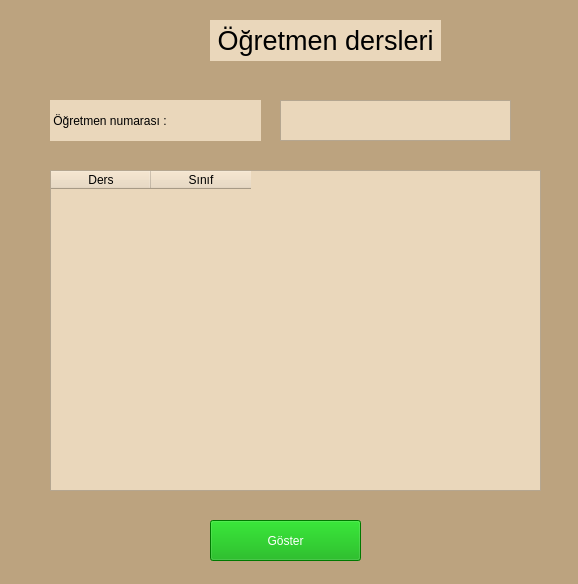
<?xml version="1.0" encoding="UTF-8"?>
<ui version="4.0">
 <class>ogretmenDersleri</class>
 <widget class="QMainWindow" name="ogretmenDersleri">
  <property name="geometry">
   <rect>
    <x>0</x>
    <y>0</y>
    <width>578</width>
    <height>584</height>
   </rect>
  </property>
  <property name="windowTitle">
   <string>Öğretmen derslerini</string>
  </property>
  <widget class="QWidget" name="centralwidget">
   <widget class="QWidget" name="widget" native="true">
    <property name="geometry">
     <rect>
      <x>0</x>
      <y>0</y>
      <width>921</width>
      <height>611</height>
     </rect>
    </property>
    <property name="styleSheet">
     <string notr="true">background-color: rgb(188, 163, 127);</string>
    </property>
    <widget class="QLabel" name="label">
     <property name="geometry">
      <rect>
       <x>50</x>
       <y>100</y>
       <width>211</width>
       <height>41</height>
      </rect>
     </property>
     <property name="styleSheet">
      <string notr="true">background-color: rgb(234, 215, 187);
font: 75 16pt &quot;MS Shell Dlg 2&quot;;</string>
     </property>
     <property name="text">
      <string> Öğretmen numarası :</string>
     </property>
    </widget>
    <widget class="QPlainTextEdit" name="teacher_number_text">
     <property name="geometry">
      <rect>
       <x>280</x>
       <y>100</y>
       <width>231</width>
       <height>41</height>
      </rect>
     </property>
     <property name="styleSheet">
      <string notr="true">font: 75 14pt &quot;MS Shell Dlg 2&quot;;
background-color: rgb(234, 215, 187);</string>
     </property>
    </widget>
    <widget class="QPushButton" name="gosterbtn">
     <property name="geometry">
      <rect>
       <x>210</x>
       <y>520</y>
       <width>151</width>
       <height>41</height>
      </rect>
     </property>
     <property name="styleSheet">
      <string notr="true">background-color: rgb(0, 170, 0);
font: 75 16pt &quot;MS Shell Dlg 2&quot;;
color: rgb(255, 255, 255);</string>
     </property>
     <property name="text">
      <string>Göster</string>
     </property>
    </widget>
    <widget class="QTableWidget" name="teacherDersTable">
     <property name="geometry">
      <rect>
       <x>50</x>
       <y>170</y>
       <width>491</width>
       <height>321</height>
      </rect>
     </property>
     <property name="styleSheet">
      <string notr="true">font: 75 18pt &quot;MS Shell Dlg 2&quot;;
background-color: rgb(234, 215, 187);</string>
     </property>
     <column>
      <property name="text">
       <string>Ders</string>
      </property>
     </column>
     <column>
      <property name="text">
       <string>Sınıf</string>
      </property>
     </column>
    </widget>
    <widget class="QLabel" name="label_2">
     <property name="geometry">
      <rect>
       <x>210</x>
       <y>20</y>
       <width>231</width>
       <height>41</height>
      </rect>
     </property>
     <property name="font">
      <font>
       <family>MS Shell Dlg 2</family>
       <pointsize>20</pointsize>
       <weight>9</weight>
       <italic>false</italic>
       <bold>false</bold>
      </font>
     </property>
     <property name="styleSheet">
      <string notr="true">font: 75 20pt &quot;MS Shell Dlg 2&quot;;
background-color: rgb(234, 215, 187);</string>
     </property>
     <property name="text">
      <string> Öğretmen dersleri</string>
     </property>
    </widget>
   </widget>
  </widget>
 </widget>
 <resources/>
 <connections/>
</ui>
